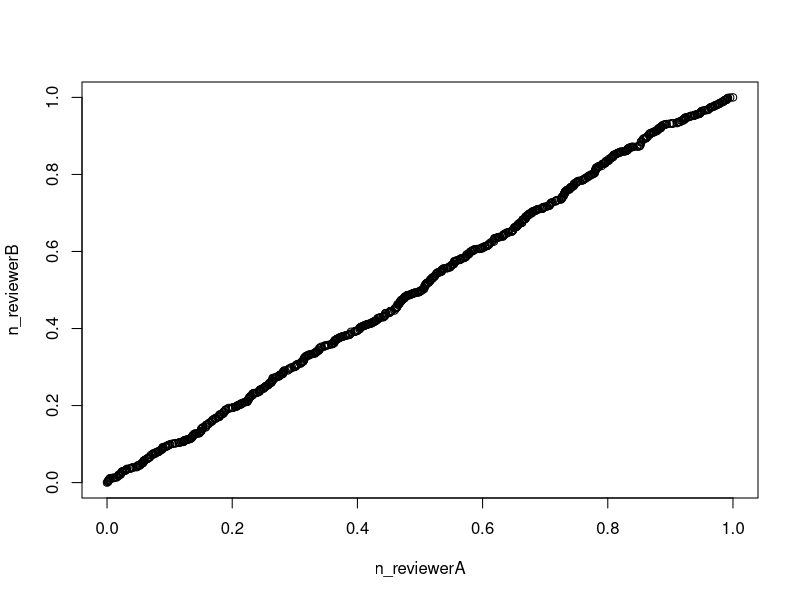

Source code (R):
reviewerA <- runif(1000, 0,5 )
reviewerB <- runif(1000, 5,10 )

normalize = function(data) {
    (data-min(data))/(max(data)-min(data))
}

n_reviewerA <- normalize(reviewerA)
n_reviewerB <- normalize(reviewerB)

n_reviewerA <- sort(n_reviewerA)
n_reviewerB <- sort(n_reviewerB)
png(filename='5_c_tabe.png')
View(cbind(n_reviewerA, n_reviewerB, n_reviewerB-n_reviewerA))
dev.off()
difference <- n_reviewerB - n_reviewerA
difference
mean(difference)
png(filename='5_a.png')
plot(n_reviewerA, n_reviewerB)
dev.off()

